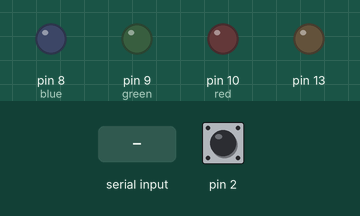
The sketch below on a simulated Arduino Mega 2560, built with avr-gcc and run on an emulated ATmega2560. Shown: output pins drawn as LEDs (lit = HIGH). The test bench sets the inputs (shaded band); at power-on: pin 2 HIGH.

Above: at 1.2 s.
1.3 s: "a\n" received over Serial
At 3.5 s:
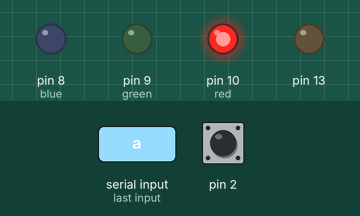
3.8 s: "b\n" received over Serial
At 5.3 s:
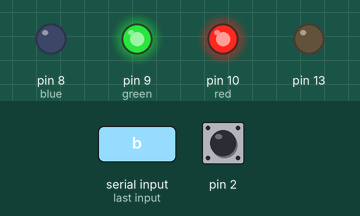
6.3 s: "c\n" received over Serial
At 8.2 s:
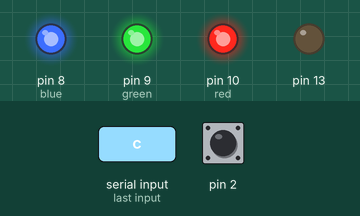
10.8 s: "a\n" received over Serial
At 12.7 s:
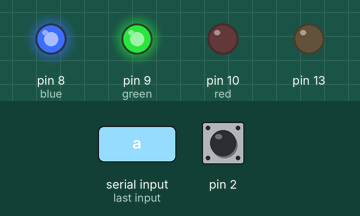
13.3 s: "b\n" received over Serial
At 15.7 s:
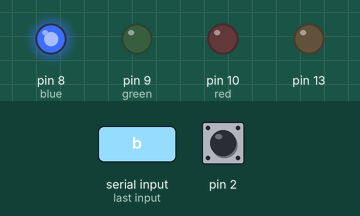
Timing chart, 0 to 16.8 s (numbered marks = the images above; inputs shaded):
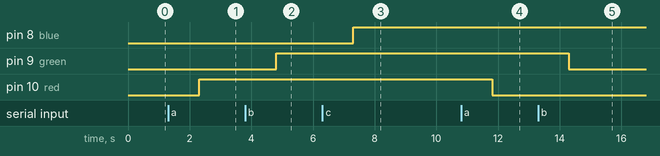

Measured:
- after the input at 1.3 s, pin 10 (red): LOW → HIGH after 1.0 s
- after the input at 3.8 s, pin 9 (green): LOW → HIGH after 1.0 s
- after the input at 6.3 s, pin 8 (blue): LOW → HIGH after 1.0 s
- after the input at 10.8 s, pin 10 (red): HIGH → LOW after 1.0 s
- after the input at 13.3 s, pin 9 (green): HIGH → LOW after 1.0 s

The sketch:

CapSense04.ino
```cpp
#include <CapacitiveSensor.h>

/*
 * CapitiveSense Library Demo Sketch
 * Paul Badger 2008
 * Uses a high value resistor e.g. 10M between send pin and receive pin
 * Resistor effects sensitivity, experiment with values, 50K - 50M. Larger resistor values yield larger sensor values.
 * Receive pin is the sensor pin - try different amounts of foil/metal on this pin
 */
int del = 15; // delay between reads

int red = 10;
int green = 9;
int blue = 8;

boolean rOn = false;
boolean gOn = false;
boolean bOn = false;

int sendTreshhold = 200;
int capSenseMax1 = -1;
int valLen = 30;
//int *values1[valLen];
int *values1 = new int[valLen];

boolean shouldWriteVals1 = false;

CapacitiveSensor   cs_4_2 = CapacitiveSensor(4,2);        // 10M resistor between pins 4 & 2, pin 2 is sensor pin, add a wire and or foil if desired
//CapacitiveSensor   cs_4_6 = CapacitiveSensor(4,6);        // 10M resistor between pins 4 & 6, pin 6 is sensor pin, add a wire and or foil
//CapacitiveSensor   cs_4_8 = CapacitiveSensor(4,8);        // 10M resistor between pins 4 & 8, pin 8 is sensor pin, add a wire and or foil

void setup(){
   Serial.begin(9600);
   Serial1.begin(9600);
   //Serial.println("----- start -----");
   //cs_4_2.set_CS_AutocaL_Millis(0xFFFFFFFF);     // turn off autocalibrate on channel 1 - just as an example
   pinMode(red, OUTPUT);
   pinMode(green, OUTPUT);
   pinMode(blue, OUTPUT);
   pinMode(13, OUTPUT);
   digitalWrite(13, LOW);

}

void loop(){
    //Serial.print("==");
    long start = millis();
    long total1 =  cs_4_2.capacitiveSensor(30);
    //Serial.print(millis() - start);        // check on performance in milliseconds
    //Serial.print("\n");                    // tab character for debug windown spacing
    //Serial.println(total1);                  // print sensor output 1
    //Serial.print("\n");

    delay(del);                              // arbitrary delay to limit data to serial port

    // set threshold value for sending readings
    if (capSenseMax1 == -1){
      if (!values1[valLen-1]) {
        int ind = getEmptyIndexOf(values1, valLen);
        values1[ind] = total1;
      } else {
        capSenseMax1 = getArrayMax(values1, valLen); //getArrayAvg(values);
        emptyArray(values1, valLen);
        //Serial.print("capSenseMax1s ");
        //Serial.println(capSenseMax1);
      }
    }


    // open gate to vals storage
    if (shouldWriteVals1==false && total1 > (capSenseMax1 + sendTreshhold)){
      //Serial.println("should write");
      shouldWriteVals1 = true;
    }

    // store sensor vals
    if (shouldWriteVals1){
      int ind = getEmptyIndexOf(values1, valLen);
      values1[ind] = total1;
      // end writing to vals
      if (ind==valLen-1) {
        shouldWriteVals1 = false;
        printVals(values1, valLen);
        emptyArray(values1, valLen);
      }
    }

    // read incoming stuff/ gesture classes
    int led = 0;
    char currLab = 'q';

    // read serial = class of gesture
    while (Serial.available() > 0) {
      //Serial.println("ava");
      String result = Serial.readString();
      currLab = result[0];
      //Serial.println(currLab);
    }
    if      (currLab == 'a') led = red;
    else if (currLab == 'b') led = green;
    else if (currLab == 'c') led = blue;
    //else Serial.println("none");

    if (led>0) {
      if (led == 10){
        if (!rOn){
            rOn = true;
            digitalWrite(led, HIGH);
        } else {
            rOn = false;
            digitalWrite(led, LOW);
        }
      } else if(led == 9){
        if (!gOn){
            gOn = true;
            digitalWrite(led, HIGH);
        } else {
            gOn = false;
            digitalWrite(led, LOW);
        }
      } else if(led == 8){
        if (!bOn){
            bOn = true;
            digitalWrite(led, HIGH);
        } else {
            bOn = false;
            digitalWrite(led, LOW);
        }
      }
      //delay(500);
      //digitalWrite(led, LOW);
    }
    //currLab = 'q';
}

void blink13(int del){
  digitalWrite(13, HIGH);
  delay(50);
  digitalWrite(13, LOW);
}

// memory management
// https://www.arduino.cc/reference/en/language/variables/utilities/progmem/

void printVals(int vals[30], int valLen){
  Serial.print("[");
  for (int i=0; i < valLen; i++){
    Serial.print(vals[i]);
    if (i<valLen-1) Serial.print(",");
  }
  //Serial.println(" ");
  Serial.println("]");
}


void emptyArray(int vals[30], int valLen){
  for (int i=0; i<valLen; i++){
    vals[i] = 0;
  }
}


int getArrayMax(int vals[30], int valLen){
    int maxim = -1;
    for (int i=0; i<valLen; i++){
      if (vals[i]>maxim) maxim = vals[i];
    }
    return maxim;
}

float getArrayAvg(int vals[30], int valLen){
    float sum = 0.0;
    for (int i=0; i<valLen; i++){
      sum = sum + vals[i];
    }
    return sum/valLen;
}

int getEmptyIndexOf(int vals[30], int valLen){
    int result = -1;
    for (int i=0; i< valLen, result=-1; i++){
      if (!vals[i]) return i;
    }
    return result;
}
```
